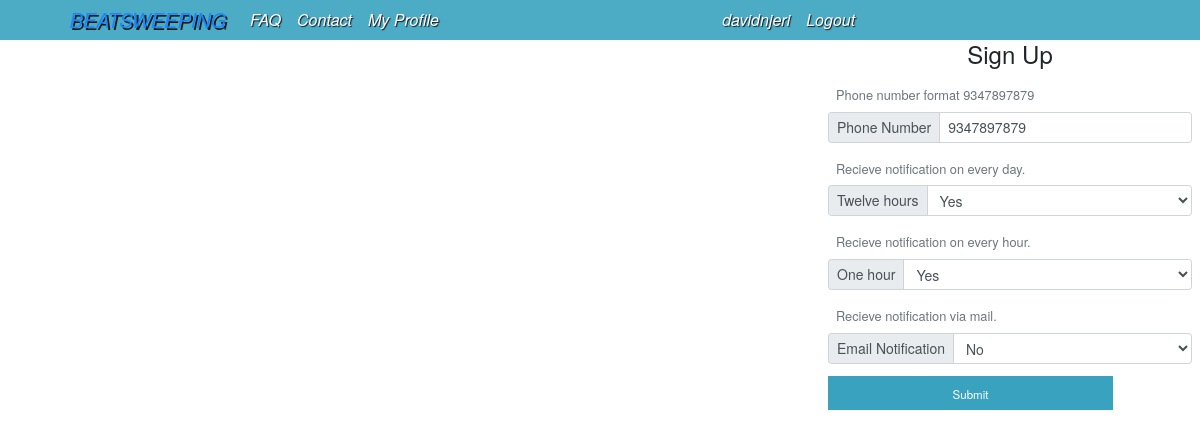
Page /update_profile (signed in) on the earlier database version.
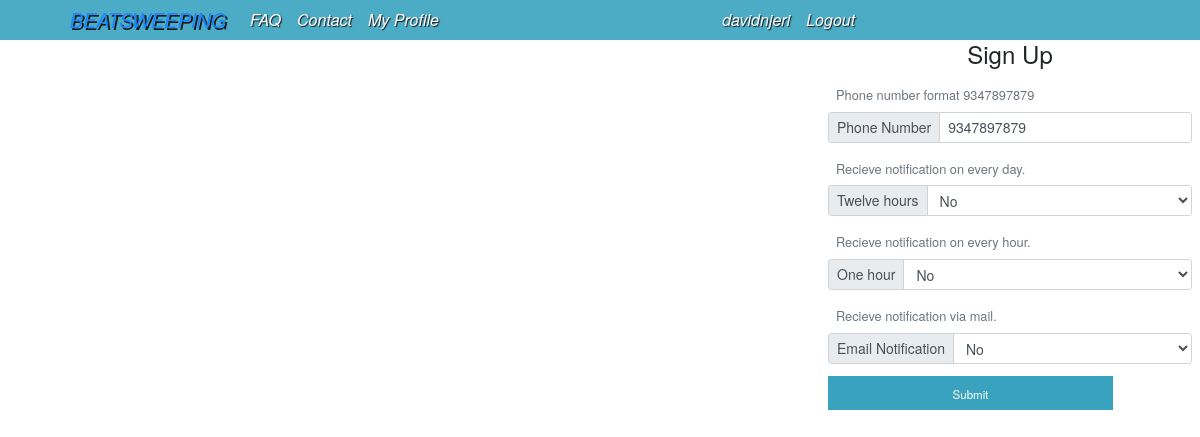
Same page on the later database version.
### user/models.py (models this page shows, shortened)
class CustomUser(AbstractUser):
    username = models.CharField("Username", max_length=50, unique=True)
    email = models.EmailField("Email", max_length=254, unique=True)
    is_subscribed = models.BooleanField('Is Subscribed', default=True)
    USER_NAME_FIELD = 'username'
    REQUIRED_FIELDS = ['email']

class UserProfile(models.Model):
    SMS_TIME = (
        ('Y', 'Yes'),
        ('N', 'No')
    )
    user_id = models.IntegerField(_("User Id"), blank=True, null=True)
    section_name = models.CharField("Section Name", max_length=100, null=False)
    oid = models.IntegerField("Object Id", blank= False)
    name = models.CharField("Name", max_length=50, blank=True, null=True)
    phone_number = models.CharField('Phone Number', max_length=13, blank=True)
    email = models.EmailField("Email", unique=False)
    twelve_hours = models.CharField("Twelve hours", max_length=5, choices=SMS_TIME, default='Y')
    one_hour = models.CharField("One hour", max_length=5,choices=SMS_TIME, default='Y')
    is_subscribed = models.CharField("Subscription", default='N', max_length=5, choices=SMS_TIME)
    subscription_date = models.DateField("Subscription Date", blank=True, null=True)
    subscription_duration = models.IntegerField("Subscription Duration", blank=True, null=True)
    date_registered = models.DateTimeField("Date Registered", auto_now=True)
    disabled = models.CharField(_("Notification"), max_length=50, default='N')
    email_notification = models.CharField(_("Email Notification"), max_length=5, choices=SMS_TIME, default="N")
    class Meta:
        verbose_name = "UserProfile"
        verbose_name_plural = "UserProfiles"

### user/views.py (the view)
# urls.py: path("update_profile", update_profile, name="update-profile"),
@login_required
def update_profile(request):
    if request.POST:
        user = request.user
        streets_data = process_data(request.POST)
        message = create_update_profile(streets_data, user.email)
        if message != "Success":
            return message
        return JsonResponse({'message':'success', 'navigate_to':'/contacts/'})
    else:
        user = request.user
        user_profile = UserProfile.objects.filter(user_id = user.pk)
        sections = [f'{entry.section_name}_{entry.oid}' for entry in user_profile]
        phone_number = user_profile[0].phone_number
        data = {
            'phone_number':phone_number,
            'email':user_profile[0].email,
            'twelve_hours':user_profile[0].twelve_hours,
            'one_hour':user_profile[0].one_hour,
            'email_notification':user_profile[0].email_notification
        }
        form = UserProfileForm(data)
    return render(request, "index.html", {'form':form, 'sections':sections, 'uuid':user.pk})

### user/forms.py
class UserProfileForm(forms.ModelForm):
    phone_number = forms.CharField(label="Phone Number", max_length=13, required=True,
            help_text="Phone number format 9347897879",
            widget=forms.TextInput(
                attrs={'placeholder':'9347897879', 'pattern':"[0-9]{10}"}
            )
        )
    twelve_hours = forms.ChoiceField(
        label="Twelve hours", choices=SMS_TIME,
        help_text="Recieve notification on every day."
        )
    one_hour = forms.ChoiceField(
        label="One hour", choices=SMS_TIME,
        help_text="Recieve notification on every hour."
        )
    email_notification = forms.ChoiceField(
        label="Email Notification", choices=SMS_TIME,
        help_text="Recieve notification via mail."
        )
    class Meta:
        model = UserProfile
        exclude = ['is_subscribed', 'subscription_date', 'subscription_duration',
                     'oid', 'section_name', 'name', 'date_registered', 'user_id','disabled', 'email']

### user/templates/index.html (shortened to what this page needs)
{% extends 'base.html' %}
{% load static %}
{% block styles %}
<link href="https://api.mapbox.com/mapbox-gl-js/v1.10.0/mapbox-gl.css" rel="stylesheet" />
<link rel="stylesheet" href="https://api.mapbox.com/mapbox-gl-js/plugins/mapbox-gl-geocoder/v4.5.1/mapbox-gl-geocoder.css" type="text/css" />
<link rel="stylesheet" href="{% static 'css/map.css' %}">
{% endblock %}
{% block content %}
<div class="row map-section">
    <div class="col-md-8">
        <div class="map" id="map"></div>
    </div>
    <div class="col-md-4">
        <form action="" id="form" class="form-horizontal" method="POST">
            <h4 >Sign Up</h4>
            <div class="px-2 mb-1" id="formdiv">
           {% for field in form %}
              {% if field.help_text %}
                <small class="text-muted text-small ml-2">{{ field.help_text }}</small>
              {% endif %}
              <div class="input-group input-group-sm my-1">
                    <div class="input-group-prepend">
                        <span class="input-group-text" id="basic-addon1">
                            {{ field.label }}
                        </span>
                    </div>
                    {{ field }}
                </div>
            {% endfor %}
            </div>
            <div class="input-group ml-2">
                <button type="submit" class="btn bg-brand text-white w-75 px-3 mt-2">
                    <small>Submit</small>
                </button>
            </div>
        </form>
    </div>
</div>
{% endblock %}

### user/templates/base.html (shortened to what this page needs)
{% load static %}
<!DOCTYPE html>
<html>
<head>
<link href="https://stackpath.bootstrapcdn.com/bootstrap/4.5.0/css/bootstrap.min.css" rel="stylesheet">
<link rel="stylesheet" href="{% static 'css/main.css' %}">
{% block styles %}
{% endblock %}
</head>
<body>
    <div class="container-fluid">
        <nav class="navbar navbar-expand-lg">
            <a class="navbar-brand" href="{% url 'register' %}" >
                BEATSWEEPING
            </a>
            <div class="collapse navbar-collapse" id="navbarSupportedContent">
                <ul class="navbar-nav mr-auto">
                    <li class="nav-item">
                        <a class="nav-link text-white" href="{% url 'faq-view' %}">FAQ</a>
                    </li>
                    <li class="nav-item">
                        <a class="nav-link text-white" href="{% url 'contacts' %}">Contact</a>
                    </li>
                    {% if user.is_authenticated %}
                        <li class="nav-item">
                            <a class="nav-link text-white" href="{% url 'user-profile' %}">My Profile</a>
                        </li>
                    {% endif %}
                </ul>
                <ul class="navbar-nav mr-auto">
                    {% if user.is_authenticated %}
                    <li class="nav-item"><a class="nav-link text-white" href="">{{user.username}}</a></li>
                     <li class="nav-item">
                        <a class="nav-link text-white" href="{% url 'logout' %}">Logout</a>
                     </li>
                     {% else %}
                      <li class="nav-item">
                             <a href="{% url 'login' %}" class="nav-link text-white">Login</a>
                     </li>
                    {% endif %}
                </ul>
            </div>
        </nav>
    </div>
    <div class="container-fluid">
        {% block content %}
        {% endblock %}
    </div>
</body>
</html>

### user/static/css/main.css (style rules this page uses)
:root { --blue:#39a2bf; --brand-color:#39a2bf; --white:#fff; --black:#0c0c0c; --red:red; --bg-blue:rgba(0, 14, 95, 0.4); }
body { margin: 0; padding: 0; font-size:calc(0.7em + 1vw); font-family: "Helvetica Neue",Arial,"Noto Sans",sans-serif, "Apple Color Emoji","Segoe UI Emoji","Segoe UI Symbol","Noto Color Emoji"; }
.container-fluid { padding: 0; margin: 0; overflow: hidden; }
.navbar { padding: 0 3em; background: var(--blue); text-shadow: 2px 2px .1px black; font-style: italic; color:var(--white); width: 100vw; z-index: 3; opacity: 0.9; box-shadow: 2px 2px 0.3em rgb(61, 61, 61); }
.navbar-nav li a { font-size: 1.0rem; text-shadow: 1px 1px 1px black; }
.text-small { font-size: 0.8rem; }
.bg-brand { background-color: var(--brand-color) !important; }
.btn { border-radius:0; font-size:0.9rem; background-color:var(--blue); border:none; color:var(--white); }

### user/static/css/map.css (style rules this page uses)
#map { height: 94vh; width: 100%; }
.form-horizontal h4 { margin: 0; text-align: center; }
@media (min-width:50em) { #map { position: sticky; top:0; } }

Differences in the rows shown:
removed UserProfile: form "9347897879" "Yes" "Yes" "No"
added UserProfile: form "9347897879" "No" "No" "No"
